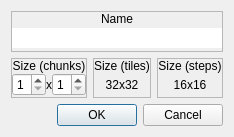
<?xml version="1.0" encoding="UTF-8"?>
<ui version="4.0">
 <class>NewMap</class>
 <widget class="QDialog" name="NewMap">
  <property name="geometry">
   <rect>
    <x>0</x>
    <y>0</y>
    <width>231</width>
    <height>137</height>
   </rect>
  </property>
  <property name="windowTitle">
   <string>New Map</string>
  </property>
  <property name="styleSheet">
   <string notr="true">.QFrame
{
	border: 1px solid palette(text);
}

.QFrame&gt;QLabel
{
	background-color: palette(text);
	color: palette(window);
}</string>
  </property>
  <layout class="QGridLayout" name="gridLayout">
   <item row="0" column="0" colspan="3">
    <widget class="QFrame" name="frame_4">
     <property name="frameShape">
      <enum>QFrame::StyledPanel</enum>
     </property>
     <property name="frameShadow">
      <enum>QFrame::Raised</enum>
     </property>
     <layout class="QVBoxLayout" name="verticalLayout_6">
      <property name="spacing">
       <number>0</number>
      </property>
      <property name="leftMargin">
       <number>0</number>
      </property>
      <property name="topMargin">
       <number>0</number>
      </property>
      <property name="rightMargin">
       <number>0</number>
      </property>
      <property name="bottomMargin">
       <number>0</number>
      </property>
      <item>
       <widget class="QLabel" name="label_5">
        <property name="sizePolicy">
         <sizepolicy hsizetype="Preferred" vsizetype="Fixed">
          <horstretch>0</horstretch>
          <verstretch>0</verstretch>
         </sizepolicy>
        </property>
        <property name="text">
         <string>Name</string>
        </property>
        <property name="alignment">
         <set>Qt::AlignCenter</set>
        </property>
       </widget>
      </item>
      <item>
       <widget class="QWidget" name="widget_4" native="true">
        <layout class="QHBoxLayout" name="horizontalLayout_4">
         <property name="spacing">
          <number>0</number>
         </property>
         <property name="leftMargin">
          <number>0</number>
         </property>
         <property name="topMargin">
          <number>0</number>
         </property>
         <property name="rightMargin">
          <number>0</number>
         </property>
         <property name="bottomMargin">
          <number>0</number>
         </property>
         <item>
          <widget class="QLineEdit" name="leName">
           <property name="frame">
            <bool>false</bool>
           </property>
          </widget>
         </item>
        </layout>
       </widget>
      </item>
     </layout>
    </widget>
   </item>
   <item row="1" column="0">
    <widget class="QFrame" name="frame">
     <property name="frameShape">
      <enum>QFrame::StyledPanel</enum>
     </property>
     <property name="frameShadow">
      <enum>QFrame::Raised</enum>
     </property>
     <layout class="QVBoxLayout" name="verticalLayout">
      <property name="spacing">
       <number>0</number>
      </property>
      <property name="leftMargin">
       <number>0</number>
      </property>
      <property name="topMargin">
       <number>0</number>
      </property>
      <property name="rightMargin">
       <number>0</number>
      </property>
      <property name="bottomMargin">
       <number>0</number>
      </property>
      <item>
       <widget class="QLabel" name="label">
        <property name="sizePolicy">
         <sizepolicy hsizetype="Preferred" vsizetype="Fixed">
          <horstretch>0</horstretch>
          <verstretch>0</verstretch>
         </sizepolicy>
        </property>
        <property name="text">
         <string>Size (chunks)</string>
        </property>
        <property name="alignment">
         <set>Qt::AlignCenter</set>
        </property>
       </widget>
      </item>
      <item>
       <widget class="QWidget" name="widget" native="true">
        <layout class="QHBoxLayout" name="horizontalLayout">
         <property name="spacing">
          <number>0</number>
         </property>
         <property name="leftMargin">
          <number>0</number>
         </property>
         <property name="topMargin">
          <number>0</number>
         </property>
         <property name="rightMargin">
          <number>0</number>
         </property>
         <property name="bottomMargin">
          <number>0</number>
         </property>
         <item>
          <widget class="QSpinBox" name="numWidth">
           <property name="minimum">
            <number>1</number>
           </property>
           <property name="maximum">
            <number>4</number>
           </property>
          </widget>
         </item>
         <item>
          <widget class="QLabel" name="label_2">
           <property name="sizePolicy">
            <sizepolicy hsizetype="Fixed" vsizetype="Preferred">
             <horstretch>0</horstretch>
             <verstretch>0</verstretch>
            </sizepolicy>
           </property>
           <property name="text">
            <string>x</string>
           </property>
          </widget>
         </item>
         <item>
          <widget class="QSpinBox" name="numHeight">
           <property name="minimum">
            <number>1</number>
           </property>
           <property name="maximum">
            <number>4</number>
           </property>
          </widget>
         </item>
        </layout>
       </widget>
      </item>
     </layout>
    </widget>
   </item>
   <item row="1" column="1">
    <widget class="QFrame" name="frame_2">
     <property name="frameShape">
      <enum>QFrame::StyledPanel</enum>
     </property>
     <property name="frameShadow">
      <enum>QFrame::Raised</enum>
     </property>
     <layout class="QVBoxLayout" name="verticalLayout_2">
      <property name="spacing">
       <number>0</number>
      </property>
      <property name="leftMargin">
       <number>0</number>
      </property>
      <property name="topMargin">
       <number>0</number>
      </property>
      <property name="rightMargin">
       <number>0</number>
      </property>
      <property name="bottomMargin">
       <number>0</number>
      </property>
      <item>
       <widget class="QLabel" name="label_3">
        <property name="sizePolicy">
         <sizepolicy hsizetype="Preferred" vsizetype="Fixed">
          <horstretch>0</horstretch>
          <verstretch>0</verstretch>
         </sizepolicy>
        </property>
        <property name="text">
         <string>Size (tiles)</string>
        </property>
        <property name="alignment">
         <set>Qt::AlignCenter</set>
        </property>
       </widget>
      </item>
      <item>
       <widget class="QWidget" name="widget_2" native="true">
        <layout class="QHBoxLayout" name="horizontalLayout_2">
         <property name="spacing">
          <number>0</number>
         </property>
         <property name="leftMargin">
          <number>0</number>
         </property>
         <property name="topMargin">
          <number>0</number>
         </property>
         <property name="rightMargin">
          <number>0</number>
         </property>
         <property name="bottomMargin">
          <number>0</number>
         </property>
         <item>
          <widget class="QLabel" name="lblTileWidth">
           <property name="text">
            <string>32</string>
           </property>
           <property name="alignment">
            <set>Qt::AlignRight|Qt::AlignTrailing|Qt::AlignVCenter</set>
           </property>
          </widget>
         </item>
         <item>
          <widget class="QLabel" name="label_4">
           <property name="sizePolicy">
            <sizepolicy hsizetype="Fixed" vsizetype="Preferred">
             <horstretch>0</horstretch>
             <verstretch>0</verstretch>
            </sizepolicy>
           </property>
           <property name="text">
            <string>x</string>
           </property>
          </widget>
         </item>
         <item>
          <widget class="QLabel" name="lblTileHeight">
           <property name="text">
            <string>32</string>
           </property>
          </widget>
         </item>
        </layout>
       </widget>
      </item>
     </layout>
    </widget>
   </item>
   <item row="1" column="2">
    <widget class="QFrame" name="frame_3">
     <property name="frameShape">
      <enum>QFrame::StyledPanel</enum>
     </property>
     <property name="frameShadow">
      <enum>QFrame::Raised</enum>
     </property>
     <layout class="QVBoxLayout" name="verticalLayout_3">
      <property name="spacing">
       <number>0</number>
      </property>
      <property name="leftMargin">
       <number>0</number>
      </property>
      <property name="topMargin">
       <number>0</number>
      </property>
      <property name="rightMargin">
       <number>0</number>
      </property>
      <property name="bottomMargin">
       <number>0</number>
      </property>
      <item>
       <widget class="QLabel" name="label_7">
        <property name="sizePolicy">
         <sizepolicy hsizetype="Preferred" vsizetype="Fixed">
          <horstretch>0</horstretch>
          <verstretch>0</verstretch>
         </sizepolicy>
        </property>
        <property name="text">
         <string>Size (steps)</string>
        </property>
        <property name="alignment">
         <set>Qt::AlignCenter</set>
        </property>
       </widget>
      </item>
      <item>
       <widget class="QWidget" name="widget_3" native="true">
        <layout class="QHBoxLayout" name="horizontalLayout_3">
         <property name="spacing">
          <number>0</number>
         </property>
         <property name="leftMargin">
          <number>0</number>
         </property>
         <property name="topMargin">
          <number>0</number>
         </property>
         <property name="rightMargin">
          <number>0</number>
         </property>
         <property name="bottomMargin">
          <number>0</number>
         </property>
         <item>
          <widget class="QLabel" name="lblStepWidth">
           <property name="text">
            <string>16</string>
           </property>
           <property name="alignment">
            <set>Qt::AlignRight|Qt::AlignTrailing|Qt::AlignVCenter</set>
           </property>
          </widget>
         </item>
         <item>
          <widget class="QLabel" name="label_9">
           <property name="sizePolicy">
            <sizepolicy hsizetype="Fixed" vsizetype="Preferred">
             <horstretch>0</horstretch>
             <verstretch>0</verstretch>
            </sizepolicy>
           </property>
           <property name="text">
            <string>x</string>
           </property>
          </widget>
         </item>
         <item>
          <widget class="QLabel" name="lblStepHeight">
           <property name="text">
            <string>16</string>
           </property>
          </widget>
         </item>
        </layout>
       </widget>
      </item>
     </layout>
    </widget>
   </item>
   <item row="2" column="0" colspan="3">
    <widget class="QDialogButtonBox" name="buttonBox">
     <property name="orientation">
      <enum>Qt::Horizontal</enum>
     </property>
     <property name="standardButtons">
      <set>QDialogButtonBox::Cancel|QDialogButtonBox::Ok</set>
     </property>
    </widget>
   </item>
  </layout>
 </widget>
 <resources/>
 <connections>
  <connection>
   <sender>buttonBox</sender>
   <signal>accepted()</signal>
   <receiver>NewMap</receiver>
   <slot>accept()</slot>
   <hints>
    <hint type="sourcelabel">
     <x>248</x>
     <y>254</y>
    </hint>
    <hint type="destinationlabel">
     <x>157</x>
     <y>274</y>
    </hint>
   </hints>
  </connection>
  <connection>
   <sender>buttonBox</sender>
   <signal>rejected()</signal>
   <receiver>NewMap</receiver>
   <slot>reject()</slot>
   <hints>
    <hint type="sourcelabel">
     <x>316</x>
     <y>260</y>
    </hint>
    <hint type="destinationlabel">
     <x>286</x>
     <y>274</y>
    </hint>
   </hints>
  </connection>
 </connections>
</ui>
